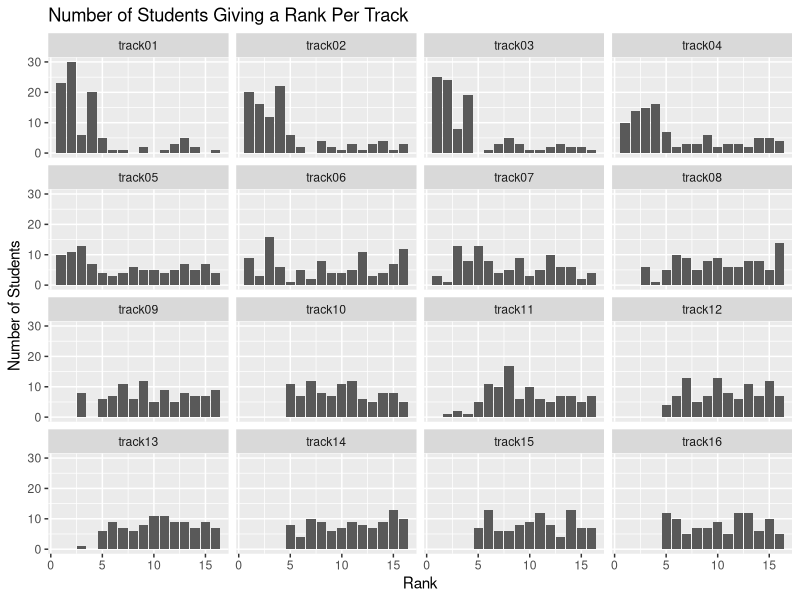

Reproduce this figure in R. (Note: this script raises an error after producing the figure.)
## ---- chunk 1
knitr::opts_chunk$set(echo = FALSE)
library(tidyverse)
## ---- chunk 2
#' Create Randomized Track Ranks
#' 
#' This function creates a data.frame of students with randomized ranks 
#' of various tracks, where a smaller integer indicates a stronger preference for 
#' the given track. The first four tracks will be weighted more heavily (i.e. 
#' are more popular choices). The remaining tracks will be weighted evenly.
#'
#' @param seed an integer
#' @param n_students an integer: the number of students
#' @param n_tracks an integer: the number of tracks
#'
#' @return data.frame with columns track, student, rank
#' @export
#'
#' @examples
#' create_random_ranks(125)
create_random_ranks <- function(seed, n_students = 100, n_tracks = 16) {
    set.seed(seed)
    ranks <- unlist(lapply(1:n_students, function(x) {
        sample.int(n_tracks, n_tracks, replace = FALSE, 
                   prob = c(0.25, 0.25, 0.1, 0.2, 
                            rep(0.2/(n_tracks-4), times = (n_tracks-4))))
    }))
    tracks <- rep(sprintf("track%02d", 1:n_tracks), times = n_students)
    students <- rep(sprintf("student%03d", 1:n_students), each = n_tracks)
    data.frame(
        track = tracks,
        student = students,
        rank = ranks,
        stringsAsFactors = FALSE
    )
}
## ---- chunk 3
df <- create_random_ranks(25)
head(df)
## ---- chunk 4
df %>%
    group_by(rank, track) %>%
    count() %>%
    ggplot(aes(x = rank, y = n)) +
    facet_wrap(~track) +
    geom_bar(stat = "identity") +
    labs(title = "Number of Students Giving a Rank Per Track",
                  y = "Number of Students",
                  x = "Rank")
## ---- chunk 5
#' Use Rochester Method to Assign Students to Tracks
#' 
#' This function will take a data.frame of student ranks per track and 
#' will assign students to tracks using the Rochester method. The Rochester 
#' method iteratively selects a random student and assigns them to their 
#' highest rank track that is available. The goal is to minimize each 
#' student's ranks, i.e. a rank of 1 should be the student's 
#' top choice track. 
#'
#' @param df data.frame with three columns: track, student, rank
#' @param starting_seed integer
#' @importFrom dplyr group_by ungroup filter bind_rows count pull
#' @importFrom tidyr unite
#'
#' @return
#' @export
#'
#' @examples
#' df <- create_random_ranks(25)
#' use_rochester_method(df)
use_rochester_method <- function(df, n_seats = 8, starting_seed = 1234) {
    
    # generate random student order
    set.seed(starting_seed)
    student_order <- sample(unique(df$student))
    
    # assign first student
    assignments <- df %>% 
        dplyr::filter(student == student_order[1] & rank == 1)
    
    # for remaining students
    # remove full tracks
    # assign student to highest rank available track
    for(i in student_order[-1]) {
        full_tracks <- assignments %>%
            dplyr::group_by(track) %>%
            dplyr::count() %>%
            dplyr::filter(n == n_seats) %>%
            dplyr::pull(track)
        assignments <- df %>%
            dplyr::filter(!(track %in% full_tracks)) %>%
            dplyr::filter(student == i) %>%
            dplyr::filter(rank == min(rank)) %>%
            dplyr::bind_rows(assignments)
    }
    # return assignments
    # add seat number
    assignments %>%
        dplyr::group_by(track) %>%
        dplyr::mutate(seat = sprintf("seat%02d", row_number())) %>%
        tidyr::unite(track_seat, track, seat, sep = "_") %>%
        dplyr::ungroup() %>%
        as.data.frame()
}
## ---- chunk 6
rochester <- use_rochester_method(df)
rochester %>%
    group_by(rank) %>%
    count(name = "n_students") %>%
    ungroup() %>%
    mutate(rank = factor(rank, levels = 1:16)) %>%
    ggplot(aes(x = rank, y = n)) +
    geom_bar(stat = "identity") +
    scale_x_discrete(drop=FALSE) +
    labs(title = "Rochester Method Assignment Rankings")
## ---- chunk 7
use_max_first <- function(df, n_seats = 8, starting_seed = 1234) {
     
     # generate random student order
     set.seed(starting_seed)
     student_order <- sample(unique(df$student))
     
     # assign first student
     assignments <- df %>% 
          dplyr::filter(student == student_order[1] & rank == 1)
     
     # for remaining students
     # remove full tracks
     for(k in sort(unique(df$rank))){
               for (j in student_order[-1]) {
                    full_tracks <- assignments %>%
                         dplyr::group_by(track) %>%
                         dplyr::count() %>%
                         dplyr::filter(n == n_seats) %>%
                         dplyr::pull(track)
                    used_students <- assignments %>%
                         dplyr::group_by(student) %>%
                         dplyr::pull(student)
                    assignments <- df %>%
                         dplyr::filter(!(track %in% full_tracks)) %>%
                         dplyr::filter(!(student %in% used_students)) %>%
                         dplyr::filter(student == j) %>%
                         dplyr::filter(rank == k) %>%
                         dplyr::bind_rows(assignments)
          }
     }
     # return assignments
     # add seat number
     assignments %>%
          dplyr::group_by(track) %>%
          dplyr::mutate(seat = sprintf("seat%02d", row_number())) %>%
          tidyr::unite(track_seat, track, seat, sep = "_") %>%
          dplyr::ungroup() %>%
          as.data.frame()
}
## ---- chunk 8
first <- use_max_first(df)
first %>%
     group_by(rank) %>%
     count(name = "n_students") %>%
     ungroup() %>%
     mutate(rank = factor(rank, levels = 1:16)) %>%
     ggplot(aes(x = rank, y = n)) +
     geom_bar(stat = "identity") +
     scale_x_discrete(drop=FALSE) +
     labs(title = "Maximizing First Preferences Method Assignment Rankings")
## ---- chunk 9
#' Use Hungarian Method to Assign Students to Tracks
#' 
#' This function will take a data.frame of student ranks per track and 
#' will assign students to tracks using the Hungarian method. Per documentation 
#' for clue::solve_LSAP, the Hungarian method finds an optimal assignment 
#' of rows to columns using primal-dual methods. The goal is to minimize each 
#' student's ranks, i.e. a rank of 1 should be the student's 
#' top choice track. 
#'
#' @param df data.frame with three columns: track, student, rank
#' @param n_seats integer: the number of seats per track
#' @importFrom dplyr n_distinct bind_rows filter
#' @importFrom tidyr spread
#' @importFrom clue solve_LSAP
#'
#' @return data.frame with columns: track_seat, student, rank
#' @export
#'
#' @examples
#' df <- create_random_ranks(25)
#' use_hungarian_method(df)
use_hungarian_method <- function(df, n_seats = 8) {
    n_tracks <- dplyr::n_distinct(df$track)
    n_students <- dplyr::n_distinct(df$student)
    # create dummy data - assign highest rank
    # total number of students for square matrix - number of students present
    total_students <- n_tracks*n_seats
    # calculate number of dummy students
    n_dummy <- total_students - n_students
    dummy_ranks <- rep(max(df$rank), times = n_dummy*n_tracks)
    dummy_tracks <- rep(sprintf("track%02d", 1:n_tracks), times = n_dummy)
    dummy_students <- rep(sprintf("student%03d", (n_students+1):total_students), 
                          each = n_tracks)
    dummy <- data.frame(
        track = dummy_tracks,
        student = dummy_students,
        rank = dummy_ranks,
        stringsAsFactors = FALSE
    )
    df <- dplyr::bind_rows(df, dummy)
    # replicate data per seat
    df <- lapply(1:n_seats, function(x) {
        df$track_seat <- paste(df$track, sprintf("%02d", x), sep = "_seat")
        df
    }) %>%
        dplyr::bind_rows() %>%
        dplyr::select(-track) %>%
        tidyr::spread(student, rank)
    # make into matrix
    mat <- as.matrix(df[, -1])
    # check that square
    if(nrow(mat) != ncol(mat)) {
        stop("Matrix needs to be square")
    }
    # use hungarian method
    solved <- clue::solve_LSAP(mat, maximum = FALSE)
    # generate assignments
    assignments <- data.frame(
        track_seat = df$track_seat,
        student = unlist(lapply(seq_along(solved), function(x) colnames(mat)[solved[x]])), 
        rank = mat[cbind(seq_along(solved), solved)],
        stringsAsFactors = FALSE
    )
    # remove dummy students and return assignments
    assignments %>%
        dplyr::filter(!(student %in% dummy_students))
}
## ---- chunk 10
hungarian <- use_hungarian_method(df)
hungarian %>%
    group_by(rank) %>%
    count(name = "n_students") %>%
    ungroup() %>%
    mutate(rank = factor(rank, levels = 1:16)) %>%
    ggplot(aes(x = rank, y = n)) +
    geom_bar(stat = "identity") +
    scale_x_discrete(drop=FALSE) +
    labs(title = "Hungarian Method Assignment Rankings")
## ---- chunk 11
#' Iterate Rochester and Hungarian Method To Compare Cost
#' 
#' This function will iteratively perform student track assignment from datasets 
#' with random ranking of tracks using the Rochester and Hungarian methods. The 
#' total ranking "cost" will be returned for each method. A lower cost indicates 
#' that more students received more desirable tracks.
#'
#' @param n_iterations integer, number of random ranking data.frames to compare
#' @inheritParams use_rochester_method
#' @inheritParams use_hungarian_method
#' @inheritParams create_random_ranks
#'
#' @return
#' @export
#'
#' @examples
#' iterate_methods(10)
iterate_methods <- function(n_iterations, 
                            n_students = 100, n_tracks = 16, n_seats = 8, 
                            starting_seed = 1234) {
    lapply(1:n_iterations, function(i) {
        df <- create_random_ranks(i, n_students, n_tracks)
        hungarian <- use_hungarian_method(df, n_seats)$rank
        hungarian <- data.frame(
            cost = sum(hungarian),
            max_rank = max(hungarian),
            min_rank = min(hungarian),
            first_preference = sum(hungarian == 1)
        )
        rochester <- use_rochester_method(df, n_seats, starting_seed)$rank
        rochester <- data.frame(
            cost = sum(rochester),
            max_rank = max(rochester),
            min_rank = min(rochester), 
            first_preference = sum(rochester == 1)
        )
        first <- use_max_first(df, n_seats, starting_seed)$rank
        first <- data.frame(
            cost = sum(first),
            max_rank = max(first),
            min_rank = min(first), 
            first_preference = sum(first == 1)
        )
        data.frame(
            iteration = i,
            method = c("hungarian", "rochester", "first"),
            cost = c(hungarian$cost, rochester$cost, first$cost),
            max_rank = c(hungarian$max_rank, rochester$max_rank, first$max_rank),
            min_rank = c(hungarian$min_rank, rochester$min_rank, first$min_rank),
            first_preference = c(hungarian$first_preference, rochester$first_preference, first$first_preference),
            stringsAsFactors = FALSE
        )
    }) %>%
        bind_rows()
}
## ---- chunk 12
compare_methods <- iterate_methods(1000)
compare_methods %>%
    ggplot(aes(x = iteration, y = cost, group = method, color = method)) +
    geom_line() +
    labs(title = "Cost Per Iteration") +
    coord_cartesian(ylim = c(100, 400))
## ---- chunk 13
compare_methods %>%
    ggplot(aes(x = iteration, y = max_rank, group = method, color = method)) +
    geom_line() +
    labs(title = "Worst Track Rank Per Iteration") +
    coord_cartesian(ylim = c(0, 15))
## ---- chunk 14
compare_methods %>%
    ggplot(aes(x = iteration, y = first_preference, group = method, color = method)) +
    geom_line() +
    labs(title = "Number of First Preferences Achieved Per Iteration") +
    coord_cartesian(ylim = c(0, 100))
